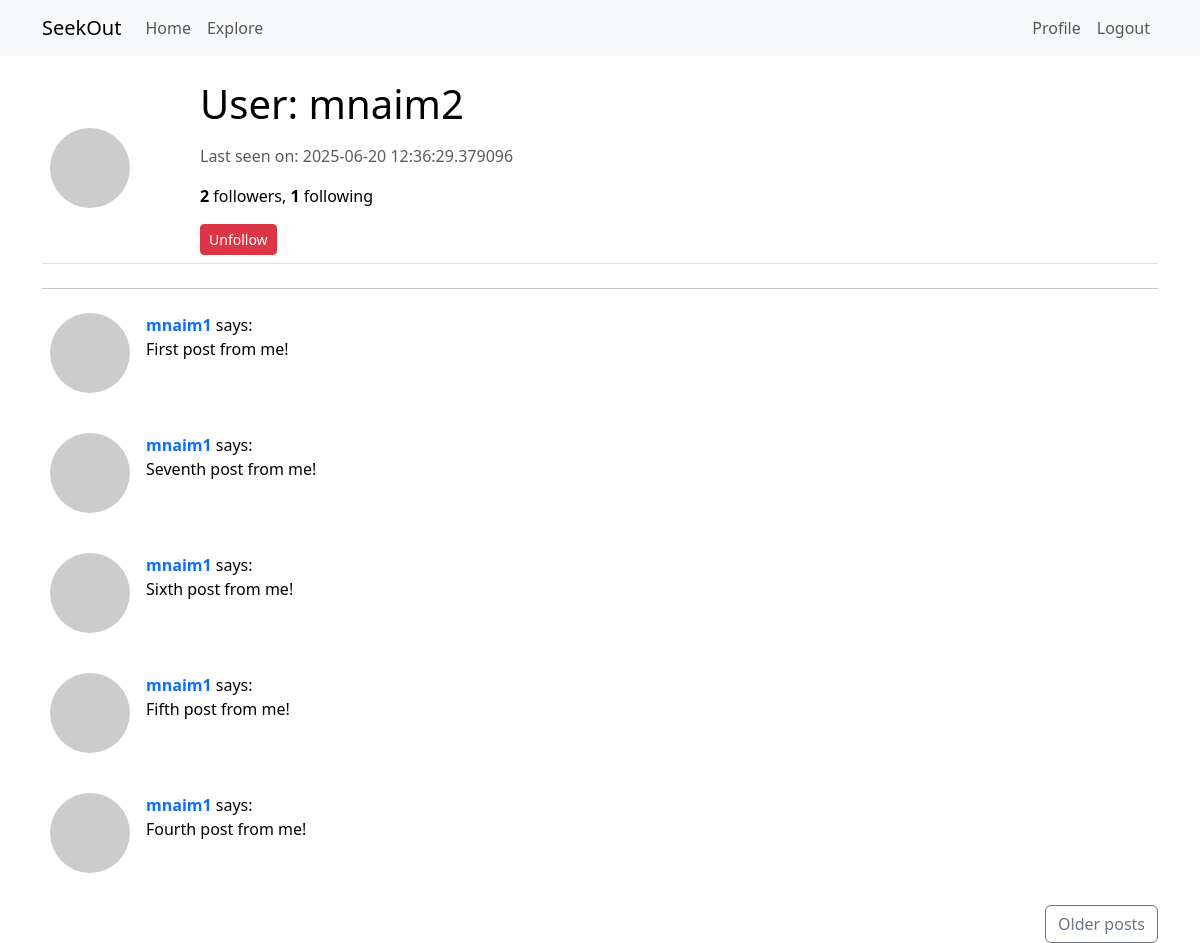
/user/mnaim2 (signed in), run on the app's committed database.
### app/models.py (models this page shows, shortened)
class User (UserMixin, db.Model):
	id = db.Column (db.Integer, primary_key=True)
	username = db.Column (db.String, index=True, unique=True)
	email = db.Column (db.String, index=True, unique=True)
	password_hash = db.Column (db.String (128))
	posts = db.relationship ('Post', backref='author', lazy='dynamic')
	about_me = db.Column (db.String (140))
	last_seen = db.Column (db.DateTime, default=datetime.utcnow)
	followed = db.relationship (
		'User', secondary=followers,
		primaryjoin=(followers.c.follower_id == id),
		secondaryjoin=(followers.c.followed_id == id),
		backref=db.backref ('followers', lazy='dynamic'), lazy='dynamic')
	def avatar (self, size):
		digest = md5 (self.email.lower ().encode ('utf-8')).hexdigest ()
		return 'https://www.gravatar.com/avatar/{}?d=identicon&s={}'.format (
			digest, size)
	def is_following (self, user):
		return self.followed.filter (
			followers.c.followed_id == user.id).count () > 0

class Post (db.Model):
	id = db.Column (db.Integer, primary_key=True)
	body = db.Column (db.String (140))
	timestamp = db.Column (db.DateTime, index=True, default=datetime.utcnow)
	user_id = db.Column (db.Integer, db.ForeignKey ('user.id'))

### app/routes.py (the view)
@app.route ('/user/<username>')
@login_required
def user (username):
	user = User.query.filter_by (username=username).first_or_404 ()
	form = EmptyForm ()
	page = request.args.get ('page', 1, type=int)
	posts = db.paginate (
		Post.query.filter_by (user_id=current_user.id).order_by (
		Post.timestamp.desc ()), page=page, per_page=app.config['POST_PER_PAGE'])
	next_url = url_for ('user', username=current_user.username, page=posts.next_num) \
		if posts.has_next else None
	prev_url = url_for ('user', username=current_user.username, page=posts.prev_num) \
		if posts.has_prev else None
	return render_template ('user.html', user=user, form=form, posts=posts.items,
		next_url=next_url, prev_url=prev_url)

### app/forms.py
class EmptyForm (FlaskForm):
	submit = SubmitField ('Submit')

### app/routes.py (called while the page is built)
@login.user_loader
def load_user (id):
	return User.query.get (int (id))

@app.before_request
def before_request ():
	if current_user.is_authenticated:
		current_user.last_seen = datetime.utcnow ()
		db.session.commit ()

### app/templates/user.html (shortened to what this page needs)
{% extends "base.html" %}
{% block content %}
  <table class="table mb-4">
    <tr valign="top">
      <td class="align-middle" style="width: 150px;">
        <img src="{{ user.avatar(128) }}" class="rounded-circle img-fluid" alt="User avatar">
      </td>
      <td>
        <h1 class="mb-3">User: {{ user.username }}</h1>
        {% if user.last_seen %}
          <p class="text-muted">Last seen on: {{ user.last_seen }}</p>
        {% endif %}
        <p class="mb-3">
          <strong>{{ user.followers.count() }}</strong> followers, <strong>{{ user.followed.count() }}</strong> following
        </p>
        {% if user == current_user %}
          <a href="{{ url_for('edit_profile') }}" class="btn btn-outline-primary btn-sm">Edit your profile</a>
        {% elif not current_user.is_following(user) %}
          <form action="{{ url_for('follow', username=user.username) }}" method="post" class="d-inline">
            {{ form.hidden_tag() }}
            {{ form.submit(class="btn btn-success btn-sm", value='Follow') }}
          </form>
        {% else %}
          <form action="{{ url_for('unfollow', username=user.username) }}" method="post" class="d-inline">
            {{ form.submit(class="btn btn-danger btn-sm", value='Unfollow') }}
          </form>
        {% endif %}
      </td>
    </tr>
  </table>
  <hr>
  {% for post in posts %}
    <div class="mb-4">
      {% include '_post.html' %}
    </div>
  {% endfor %}
  <div class="d-flex justify-content-between">
    {% if next_url %}
      <a href="{{ next_url }}" class="btn btn-outline-secondary ms-auto">Older posts</a>
    {% endif %}
  </div>
{% endblock %}

### app/templates/_post.html
<table class="table table-borderless mb-0">
  <tr valign="top">
    <td style="width: 50px;">
      <img src="{{ post.author.avatar(36) }}" class="rounded-circle" alt="Avatar">
    </td>
    <td>
      <a href="{{ url_for('user', username=post.author.username) }}" class="fw-bold text-decoration-none">
        {{ post.author.username }}
      </a> says:<br>
      <p class="mb-0">{{ post.body }}</p>
    </td>
  </tr>
</table>

### data on the page
User: username "mnaim2", last_seen "2025-06-20 12:36:29.379096"
Post: author.username "mnaim1", body "First post from me!"
Post: author.username "mnaim1", body "Seventh post from me!"
Post: author.username "mnaim1", body "Sixth post from me!"
Post: author.username "mnaim1", body "Fifth post from me!"
Post: author.username "mnaim1", body "Fourth post from me!"

### other printed values
{{ user.followers.count() }} "2"
{{ user.followed.count() }} "1"
